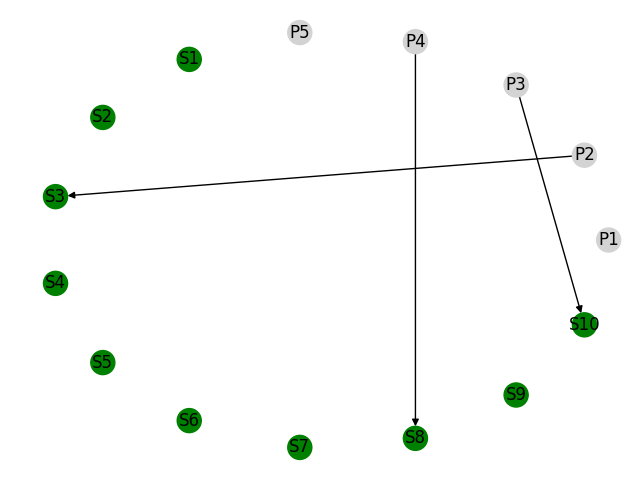

Here is the Python script that generated this plot:
import neuron_classes as nc
import random
import pandas as pd 
import networkx as nx  
import matplotlib.pyplot as plt

primary_neurons = []
secondary_neurons = []
synapses = {}
for i in range (5):
    primary_neurons.append(nc.Primary_Neuron(f"P{i+1}"))

for i in range(10): 
    secondary_neurons.append(nc.Secondary_Neuron(f"S{i+1}"))

for p_neuron in primary_neurons: 
    p_neuron.simulate()
    if p_neuron.result == "Fires":
        for s_neuron in secondary_neurons: 
            rando = random.random()
            if rando <= 0.4: 
                synapses[p_neuron.name] = s_neuron.name
                
    else:
        for s_neuron in secondary_neurons:
            rando = random.random()
            if rando <= 0.1: 
                synapses[p_neuron.name] = s_neuron.name

indices = []
indices.append(i for i in range(100))
data_frame = pd.DataFrame(synapses, indices).transpose() # we must pass an index, else we get an error

print(data_frame)

G = nx.DiGraph()
for neuron in primary_neurons:
    color = "red" if neuron.result == "Fires" else "lightgray"
    G.add_node(neuron.name, color=color)
for neuron in secondary_neurons:
    G.add_node(neuron.name, color="green")

for primary, secondary in synapses.items(): 
    G.add_edge(primary, secondary)

# Extract node colors for drawing
node_colors = [data.get("color", "lightgray") for _, data in G.nodes(data=True)]
    
nx.draw_circular(G, node_color=node_colors, with_labels=True, arrows=True)
plt.savefig("neural_network.png")



                
